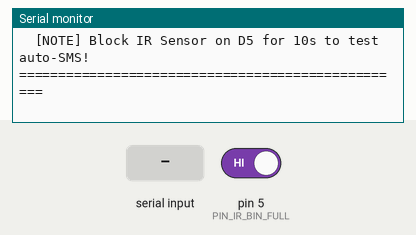
Simulated run of this sketch. Board: Arduino Uno, built with avr-gcc and run on an emulated ATmega328P. Shown: the last lines printed to the serial monitor. The test bench sets the inputs (shaded band); at power-on: pin 5 (PIN_IR_BIN_FULL) HIGH. The modem accepts every AT command (registered, SIM ready, sends succeed) and sends nothing else.

Above: at 8.5 s.
8.6 s: pin 5 (PIN_IR_BIN_FULL) driven LOW
At 9.8 s:
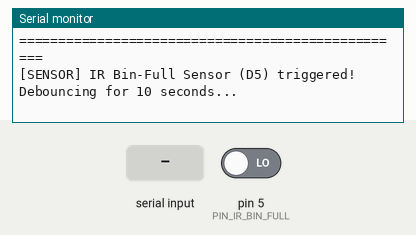
10.1 s: "OK\n" received over Serial
At 11.3 s:
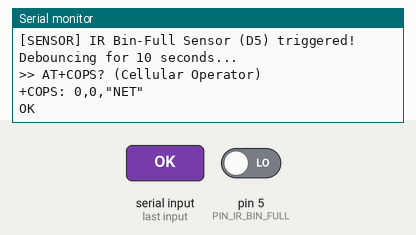
11.6 s: byte 116 ('t') received over Serial
At 12.8 s:
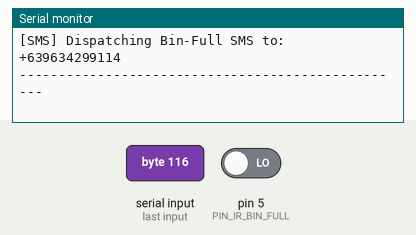
13.1 s: "OK\n" received over the second serial link
14.7 s: "t\n" received over the second serial link
At 15.7 s:
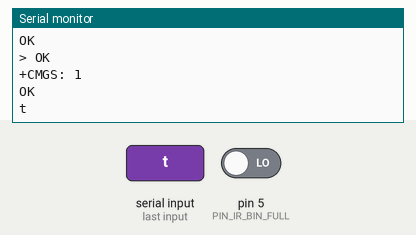
16.2 s: "T\n" received over the second serial link
At 16.8 s:
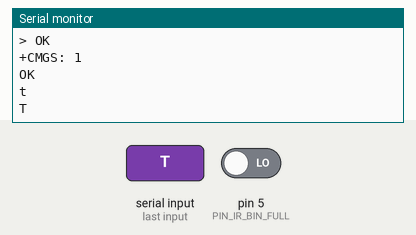

The sketch:

07_sim800l_gsm_sms_test.ino
```cpp
/*
 * PCBCES - Test 07: GSM Module SMS Bin-Full Notification Test
 * Hardware: Arduino Uno, SIMCom SIM900A (S2-1040U-Z1K0H) / SIM800L GSM/GPRS Module, IR Obstacle Sensor, 5V 2A Power Rail
 * Last Updated: 2026-09-18 23:20:00 (+08:00)
 *
 * Pin Connections:
 * - Pin D5  -> IR Obstacle Sensor (Bin-Full detector: Active LOW, 10s debounce)
 * - Pin D11 -> GSM TX Pin (SIM900A 5VT / SIM800L TX) -> SoftwareSerial RX
 * - Pin A3  -> GSM RX Pin (SIM900A 5VR / SIM800L RX) -> SoftwareSerial TX
 * - Pin VCC -> LM2596 5.0V Buck Output (2A Peak, with 1000uF Buffer Cap)
 * - Pin GND -> Common System Ground Rail (Arduino GND + LM2596 GND)
 *
 * Note for SIM800L Users (Alternative Module):
 * - SIM800L TX -> Arduino D11, SIM800L RX -> Arduino A3, VCC -> 4.3V Diode Drop Rail
 *
 * Operation:
 * - Automatically performs auto-baud rate synchronization on startup (9600 baud)
 * - Checks AT command communication and SIM card detection (AT+CPIN?)
 * - Checks signal strength (AT+CSQ) and network registration (AT+CREG?)
 * - Monitors Pin D5 IR Sensor: if blocked for 10 continuous seconds, dispatches bin-full SMS!
 * - Interactive passthrough mode: Type any AT command into Serial Monitor!
 */

#include <SoftwareSerial.h>

// SoftwareSerial pins (RX on D11, TX on A3)
SoftwareSerial gsm(11, A3);

// Hardware Pins & Thresholds
const int PIN_IR_BIN_FULL = 5; // IR Bin-Full Sensor (Active LOW)
const unsigned long BIN_FULL_HOLD_TIME_MS = 10000; // 10 seconds continuous trigger threshold
unsigned long binBlockedStartTime = 0;
bool binFullAlertSent = false;

// Target Administrator Phone Numbers (Philippines format: +639XXXXXXXXX or 09XXXXXXXXX)
const char ADMIN_PHONE_1[] = "+639634299114";
const char ADMIN_PHONE_2[] = "+639242074903";
const char* const ADMIN_PHONES[] = { ADMIN_PHONE_1, ADMIN_PHONE_2 };
const int NUM_ADMIN_PHONES = 2;

void sendSMS(const char* number, const char* message) {
  Serial.println(F("\n--------------------------------------------------"));
  Serial.print(F("[SMS] Dispatching Bin-Full SMS to: "));
  Serial.println(number);
  Serial.println(F("--------------------------------------------------"));

  // Set SMS mode to text format (AT+CMGF=1)
  gsm.println("AT+CMGF=1");
  delay(500);

  // Set recipient phone number
  gsm.print("AT+CMGS=\"");
  gsm.print(number);
  gsm.println("\"");
  delay(500);

  // Send message body
  gsm.print(message);
  delay(500);

  // Send Ctrl+Z (ASCII 26) to tell module to transmit SMS
  gsm.write(26);
  Serial.println(F("[SMS] Waiting for cellular network confirmation..."));

  // Wait up to 6 seconds for network acknowledge
  unsigned long startWait = millis();
  while (millis() - startWait < 6000) {
    while (gsm.available()) {
      char c = gsm.read();
      Serial.write(c);
    }
  }

  Serial.println(F("\n[SMS] Transmission command complete. Check phone for SMS!"));
}

void sendAllAdmins(const char* message) {
  Serial.println(F("\n=================================================="));
  Serial.println(F(" [BROADCAST] Dispatching SMS to All Admin Phones  "));
  Serial.println(F("=================================================="));
  for (int i = 0; i < NUM_ADMIN_PHONES; i++) {
    sendSMS(ADMIN_PHONES[i], message);
    if (i < NUM_ADMIN_PHONES - 1) {
      Serial.println(F("[BROADCAST] Waiting 2.5s buffer before next transmission..."));
      delay(2500);
    }
  }
  Serial.println(F("=================================================="));
  Serial.println(F(" [BROADCAST] All transmissions completed!         "));
  Serial.println(F("=================================================="));
}

void printGSMResponse(unsigned long timeoutMs = 1500) {
  unsigned long start = millis();
  while (millis() - start < timeoutMs) {
    while (gsm.available()) {
      char c = gsm.read();
      // Print readable ASCII characters, newline and carriage return
      if ((c >= 32 && c <= 126) || c == '\r' || c == '\n') {
        Serial.write(c);
      } else if ((uint8_t)c == 0xFF || (uint8_t)c == 0x00) {
        // Suppress pure framing noise
      } else {
        Serial.write(c);
      }
    }
  }
}

// Probes common GSM baud rates, finds active rate, and locks module to 9600 baud
bool autoSyncGSMBaud() {
  const long candidateBauds[] = { 9600, 115200, 38400, 19200, 57600, 4800 };
  const int count = sizeof(candidateBauds) / sizeof(candidateBauds[0]);

  Serial.println(F("[GSM] Probing communication baud rates..."));

  for (int i = 0; i < count; i++) {
    long testBaud = candidateBauds[i];
    Serial.print(F("  -> Testing "));
    Serial.print(testBaud);
    Serial.print(F(" baud... "));

    gsm.begin(testBaud);
    delay(150);
    while (gsm.available()) gsm.read();

    bool detected = false;
    for (int attempt = 0; attempt < 3; attempt++) {
      gsm.print("AT\r\n");
      unsigned long start = millis();
      String resp = "";
      while (millis() - start < 450) {
        while (gsm.available()) {
          char c = gsm.read();
          resp += c;
          if (resp.indexOf("OK") != -1) {
            detected = true;
            break;
          }
        }
        if (detected) break;
      }
      if (detected) break;
      delay(150);
    }

    if (detected) {
      Serial.println(F("[LOCKED! Handshake OK]"));
      if (testBaud != 9600) {
        Serial.println(F("  -> Reconfiguring module to 9600 baud for stable SoftwareSerial..."));
        gsm.print("AT+IPR=9600\r\n");
        delay(250);
        gsm.print("AT&W\r\n");
        delay(250);
        gsm.begin(9600);
        delay(150);
        while (gsm.available()) gsm.read();
        Serial.println(F("  -> Module baud locked to 9600 permanently!"));
      }
      return true;
    } else {
      Serial.println(F("[No reply]"));
    }
  }

  // Fallback: Default to 9600 and train autobaud
  Serial.println(F("[WARN] No standard response. Training auto-baud at 9600 baud..."));
  gsm.begin(9600);
  delay(200);
  for (int i = 0; i < 5; i++) {
    gsm.print("AT\r\n");
    delay(300);
  }
  while (gsm.available()) gsm.read();
  return false;
}

void setup() {
  Serial.begin(115200);

  // Pin D5: IR Bin-Full Sensor (Active LOW)
  pinMode(PIN_IR_BIN_FULL, INPUT);

  Serial.println(F("=================================================="));
  Serial.println(F(" PCBCES Test 07: SIM900A / SIM800L GSM Tester    "));
  Serial.println(F(" Module: SIMCom SIM900A (S2-1040U-Z1K0H)         "));
  Serial.println(F(" Pinout: 5VT -> Uno D11 (RX) | 5VR -> Uno A3 (TX)"));
  Serial.println(F(" IR Bin: Pin D5 (Active LOW: 10s Trigger Test)   "));
  Serial.println(F(" Power : 5.0V from LM2596 Buck (2A Burst Capable) "));
  Serial.println(F(" Phone 1: +639634299114                           "));
  Serial.println(F(" Phone 2: +639242074903                           "));
  Serial.println(F("=================================================="));
  Serial.println(F("[INFO] Initializing communication with GSM module..."));

  // Give GSM module 2.5 seconds to settle internal baseband
  delay(2500);

  // Probe and synchronize baud rate
  bool connected = autoSyncGSMBaud();

  if (!connected) {
    Serial.println(F("\n[CHECKLIST] Module did not respond with 'OK':"));
    Serial.println(F(" 1. Check Power: VCC must be 5.0V (2A burst capable)."));
    Serial.println(F(" 2. Check 1000uF capacitor across VCC and GND."));
    Serial.println(F(" 3. Check Ground: Common GND between LM2596 and Uno GND."));
    Serial.println(F(" 4. Check Pins: 5VT -> Uno D11 (RX), 5VR -> Uno A3 (TX)."));
    Serial.println(F(" 5. Check NET LED on SIM900A (Fast blink = searching)."));
  }

  // Test AT communication
  Serial.println(F("\n[TEST 1] Handshake (AT)..."));
  gsm.println("AT");
  printGSMResponse(1000);

  // Test SIM Card Ready
  Serial.println(F("\n[TEST 2] Checking SIM Card (AT+CPIN?)..."));
  gsm.println("AT+CPIN?");
  printGSMResponse(1200);

  // Test Signal Quality
  Serial.println(F("\n[TEST 3] Checking Cellular Signal (AT+CSQ)..."));
  gsm.println("AT+CSQ");
  printGSMResponse(1200);

  // Test Network Registration
  Serial.println(F("\n[TEST 4] Network Registration Status (AT+CREG?)..."));
  gsm.println("AT+CREG?");
  printGSMResponse(1200);

  Serial.println(F("\n=================================================="));
  Serial.println(F(" READY! Available Commands (type in Serial Monitor):"));
  Serial.println(F("  't' -> Send Test SMS to BOTH Phones (1 & 2)     "));
  Serial.println(F("  '1' -> Send Test SMS to Phone 1 (+639634299114) "));
  Serial.println(F("  '2' -> Send Test SMS to Phone 2 (+639242074903) "));
  Serial.println(F("  's' -> Query Signal Strength (AT+CSQ)           "));
  Serial.println(F("  'n' -> Query Network Registration (AT+CREG?)    "));
  Serial.println(F("  'c' -> Check SIM PIN Status (AT+CPIN?)          "));
  Serial.println(F("  'o' -> Check Network Operator / Carrier (AT+COPS?)"));
  Serial.println(F("  [NOTE] Block IR Sensor on D5 for 10s to test auto-SMS!"));
  Serial.println(F("=================================================="));
}

void loop() {
  // --- MONITOR PHYSICAL IR BIN-FULL SENSOR (PIN D5) ---
  if (digitalRead(PIN_IR_BIN_FULL) == LOW) {
    if (binBlockedStartTime == 0) {
      binBlockedStartTime = millis();
      Serial.println(F("\n[SENSOR] IR Bin-Full Sensor (D5) triggered! Debouncing for 10 seconds..."));
    } else if (millis() - binBlockedStartTime >= BIN_FULL_HOLD_TIME_MS) {
      if (!binFullAlertSent) {
        Serial.println(F("\n[ALERT] IR Bin-Full Sensor (D5) stayed triggered for 10 seconds!"));
        sendAllAdmins("ALERT: PCBCES Storage Bin is FULL! IR sensor blocked for 10s. Machine is locked. Please empty bin.");
        binFullAlertSent = true;
      }
    }
  } else {
    if (binBlockedStartTime != 0) {
      Serial.println(F("[SENSOR] IR Bin-Full Sensor cleared before 10s. Timer reset."));
      binBlockedStartTime = 0;
    }
    binFullAlertSent = false;
  }

  // Forward commands from Serial Monitor to GSM module
  if (Serial.available()) {
    char c = Serial.read();
    if (c == 't' || c == 'T') {
      sendAllAdmins("ALERT: PCBCES Storage Bin is FULL! Please empty the collection bin to resume bottle deposits.");
    } else if (c == '1') {
      sendSMS(ADMIN_PHONE_1, "ALERT: PCBCES Storage Bin is FULL! (Admin Phone 1 Test: 09634299114). Please empty bin.");
    } else if (c == '2') {
      sendSMS(ADMIN_PHONE_2, "ALERT: PCBCES Storage Bin is FULL! (Admin Phone 2 Test: 09242074903). Please empty bin.");
    } else if (c == 's' || c == 'S') {
      Serial.println(F("\n>> AT+CSQ (Signal Quality)"));
      gsm.println("AT+CSQ");
    } else if (c == 'n' || c == 'N') {
      Serial.println(F("\n>> AT+CREG? (Network Registration)"));
      gsm.println("AT+CREG?");
    } else if (c == 'c' || c == 'C') {
      Serial.println(F("\n>> AT+CPIN? (SIM Card Status)"));
      gsm.println("AT+CPIN?");
    } else if (c == 'o' || c == 'O') {
      Serial.println(F("\n>> AT+COPS? (Cellular Operator)"));
      gsm.println("AT+COPS?");
    } else {
      // Direct raw passthrough
      gsm.write(c);
    }
  }

  // Forward GSM module responses to Serial Monitor
  if (gsm.available()) {
    Serial.write(gsm.read());
  }
}
```

Measured:
- after the input at 8.6 s, the serial monitor: prints a new line at once (image 1)
- after the input at 10.1 s, the serial monitor: prints a new line at once (image 2)
- after the input at 11.6 s, the serial monitor: prints a new line at once (image 3)
- after the input at 14.7 s, the serial monitor: prints a new line at once (image 4)
- after the input at 16.2 s, the serial monitor: prints a new line at once (image 5)
